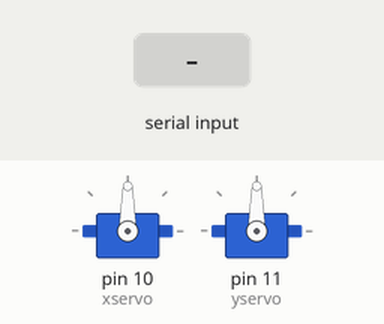
A sketch run on a simulated Arduino Uno, built with avr-gcc and run on an emulated ATmega328P. Parts: 2 × servo. The inputs (shaded band) are chosen by the test bench.

Above: at 1.2 s.
1.3 s: "90,45:" received over Serial
At 3.3 s:
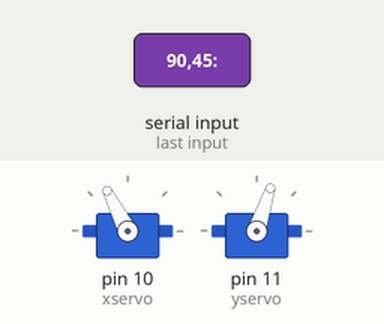
3.8 s: "200:" received over Serial
At 5.2 s:
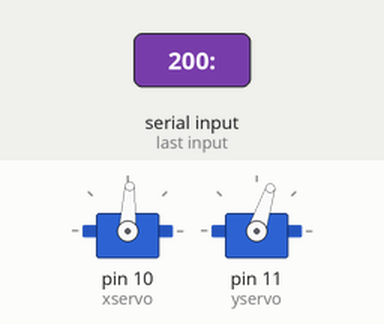
6.3 s: "30,150:" received over Serial
At 8.3 s:
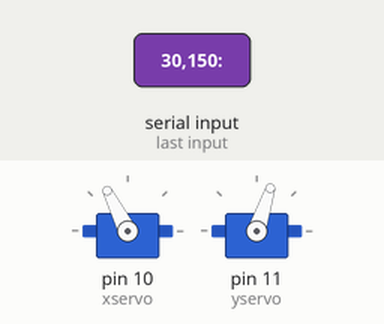
8.8 s: "90:" received over Serial
At 10.1 s:
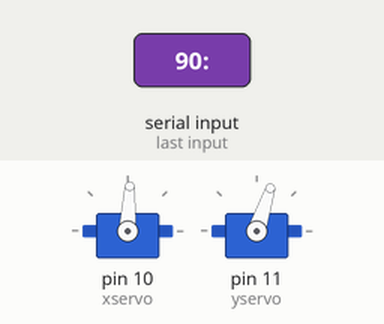
Timing chart, 0 to 11.8 s (numbered marks = the images above; inputs shaded):
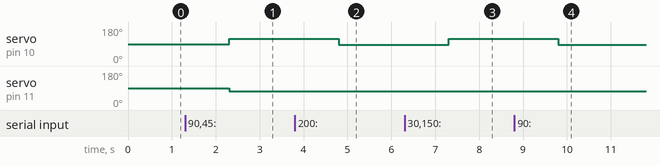

Measured:
- after the input at 1.3 s, servo on pin 10 (xservo): 90° → 117° after 1.0 s; servo on pin 11 (yservo): 90° → 72° after 1.0 s
- after the input at 3.8 s, servo on pin 10 (xservo): 117° → 87° after 1.0 s
- after the input at 6.3 s, servo on pin 10 (xservo): 87° → 117° after 1.0 s
- after the input at 8.8 s, servo on pin 10 (xservo): 117° → 87° after 1.0 s

The sketch:

controller.ino
```cpp
#include <Servo.h>
Servo xservo;
Servo yservo;

#define trigPin 3
#define echoPin 5
#define gnd 7
////////////////////////variables
long x;
int y;
int posx = 0;
int posy = 0;

///////////////////setup
void setup() {
  // Define inputs and outputs:
  xservo.attach(10);
  yservo.attach(11);
  //Begin Serial communication at a baudrate of 9600:
  Serial.begin(9600);
}
///////////////////////////////main
void loop() {
  String x1;
  String y1;

  if(Serial.available()){
      x1 = Serial.readStringUntil(':');
      int x = x1.toInt();
//      Serial.println("x:");
//      Serial.println(x1);
      y1 = Serial.readStringUntil('$');
      int y = y1.toInt();
//      Serial.println("y:");
//      Serial.println(y);

  x=x-369;
  y=y-261;
  if(x<500 && y<500){
  /////////////////////////pid
  const float targetx = 0;
  const float targety = 0;
  static float xlastError = 0;
  static float xintegral = 0;
   static float ylastError = 0;
  static float yintegral = 0;
  float xerror = x - targetx;
  float yerror = y - targety;
  xintegral += xerror;
  yintegral += yerror;
  float xerrorDifference = xerror - xlastError;
  float yerrorDifference = yerror - ylastError;
  posx = 97-0.05*(xerror * 1.5+ xerrorDifference * 20+ xintegral *0);
  posy = 82+0.05*(yerror * 1.5+ yerrorDifference * 20+ yintegral *0);
  posx = constrain(posx, 87, 117);
  posy = constrain(posy, 72,92);
//  Serial.print(posx);
//    Serial.print(posy);
  xservo.write(posx);
  yservo.write(posy);// tell servo to go to position in variable 'pos'
  xlastError = xerror;
  ylastError = yerror;
//  Serial.println("x, y");
//  Serial.println(x);
//  Serial.println(y);

  }
  }
}
```
